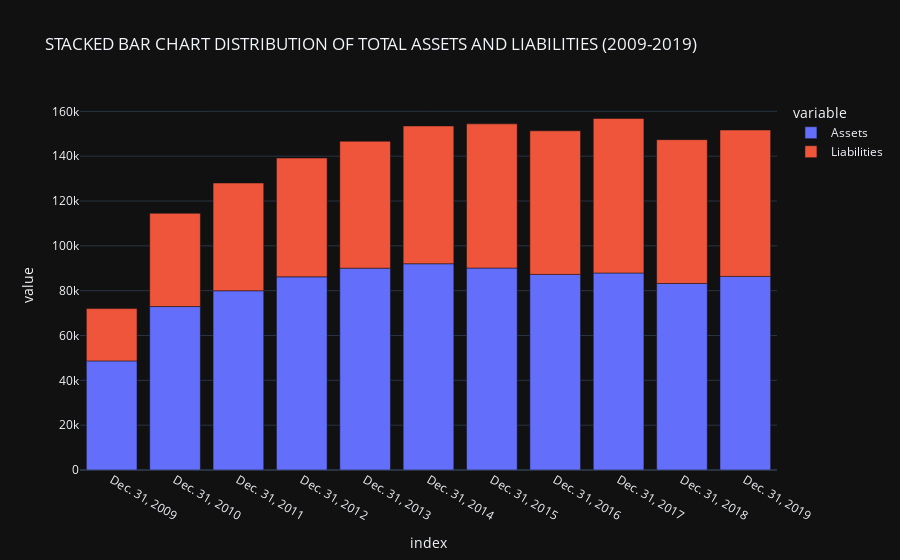

The notebook cell this image was saved under:
### Markdown cell above
__OBSERVATION__ 
The line plot above shows the trends of __Coca-cola's__ assets and liabilities during the years under review. The highest assest was accrued in __2014__ with about __92.02 billion dollars__ while the highest liability was recorded in __2017__ with a value of about __68.92 billion dollars__. Both assets and liabilities have similar waveforms, increasing for a while and then reduced.

Further analysis into the cause of why the assets rose in 2014 was as a result of changes in brand strategies causing certain indefinite-lived trademarks to become definite-lived. 
Also, in 2017, the Coca-Cola Company recorded a 15% net operating revenue decline in 2017 to 35.41 billion as it continues to refranchise its bottling operations. For the year, operating income was down 13% to 7.5 billion

### Code cell
px.bar(data_frame = df, y = ['Assets', 'Liabilities'], template = 'plotly_dark', title = 'STACKED BAR CHART DISTRIBUTION OF TOTAL ASSETS AND LIABILITIES (2009-2019)')

### Figure 1 — Plotly figure (JSON) as saved in the notebook; plotly's stock layout.template omitted (floating-point values rounded to 4 significant figures)
{"data": [{"alignmentgroup": "True", "hovertemplate": "variable=Assets<br>index=%{x}<br>value=%{y}<extra></extra>", "legendgroup": "Assets", "marker": {"color": "#636efa", "pattern": {"shape": ""}}, "name": "Assets", "offsetgroup": "Assets", "orientation": "v", "showlegend": true, "textposition": "auto", "type": "bar", "x": ["Dec. 31, 2009", "Dec. 31, 2010", "Dec. 31, 2011", "Dec. 31, 2012", "Dec. 31, 2013", "Dec. 31, 2014", "Dec. 31, 2015", "Dec. 31, 2016", "Dec. 31, 2017", "Dec. 31, 2018", "Dec. 31, 2019"], "xaxis": "x", "y": [48671, 72921, 79974, 86174, 90055, 92023, 90093, 87270, 87896, 83216, 86381], "yaxis": "y"}, {"alignmentgroup": "True", "hovertemplate": "variable=Liabilities<br>index=%{x}<br>value=%{y}<extra></extra>", "legendgroup": "Liabilities", "marker": {"color": "#EF553B", "pattern": {"shape": ""}}, "name": "Liabilities", "offsetgroup": "Liabilities", "orientation": "v", "showlegend": true, "textposition": "auto", "type": "bar", "x": ["Dec. 31, 2009", "Dec. 31, 2010", "Dec. 31, 2011", "Dec. 31, 2012", "Dec. 31, 2013", "Dec. 31, 2014", "Dec. 31, 2015", "Dec. 31, 2016", "Dec. 31, 2017", "Dec. 31, 2018", "Dec. 31, 2019"], "xaxis": "x", "y": [23325, 41604, 48053, 53006, 56615, 61462, 64329, 64050, 68919, 64158, 65283], "yaxis": "y"}], "layout": {"barmode": "relative", "legend": {"title": {"text": "variable"}, "tracegroupgap": 0}, "title": {"text": "STACKED BAR CHART DISTRIBUTION OF TOTAL ASSETS AND LIABILITIES (2009-2019)"}, "xaxis": {"anchor": "y", "domain": [0, 1], "title": {"text": "index"}}, "yaxis": {"anchor": "x", "domain": [0, 1], "title": {"text": "value"}}}}
